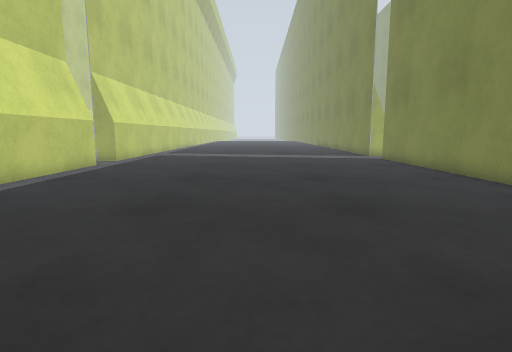
view 1 (above)

22 first-person views from a walk through a robot-simulator world made for Gazebo. The camera is 0.72 m above the floor, tilts 8° down and sees 80° across. The floor is counted in squares, 0.5 m on a side. Each view is taken from the middle of a square. On the plan, view 1 faces up. The plan holds only what a view shows up to about 14 squares ahead; the rest is blank. The place goes on beyond the plan.

view 2
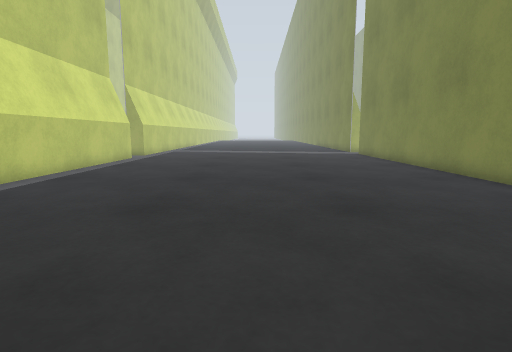

view 3
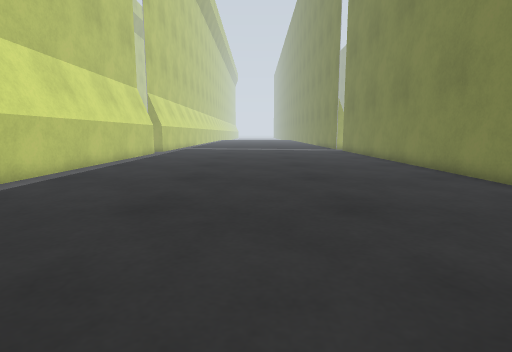

view 4
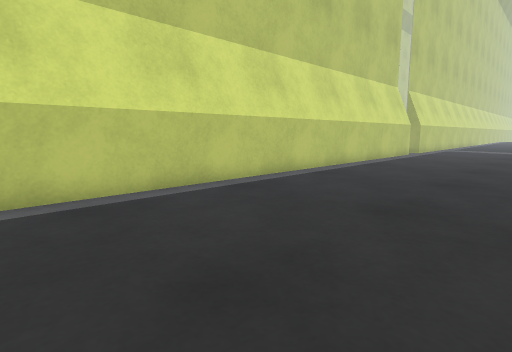

view 5
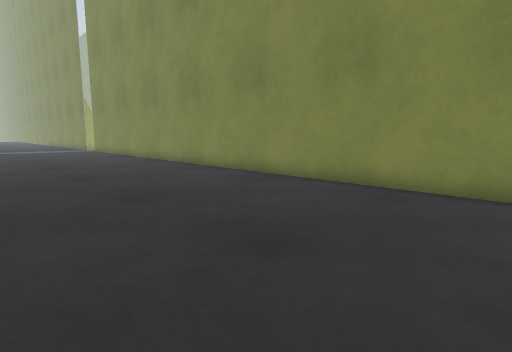

view 6
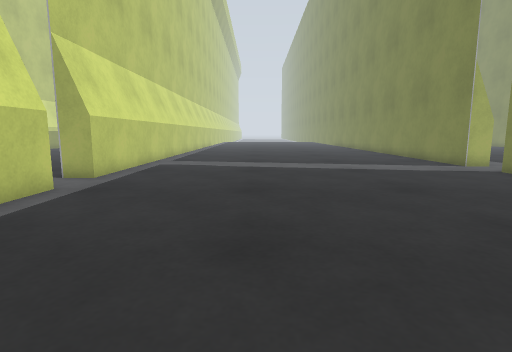

view 7
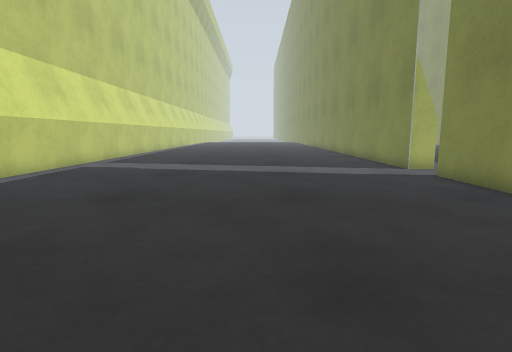

view 8
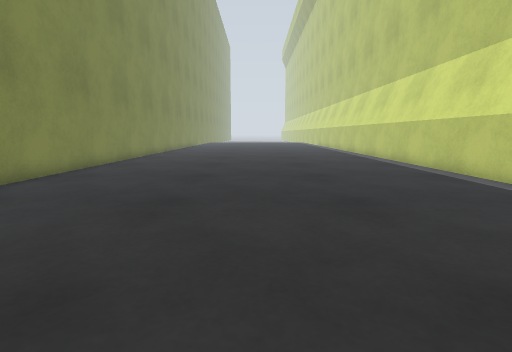

view 9
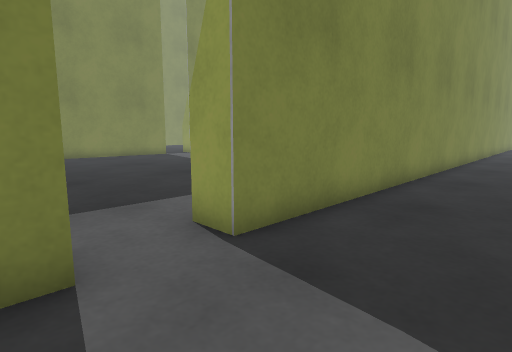

view 10
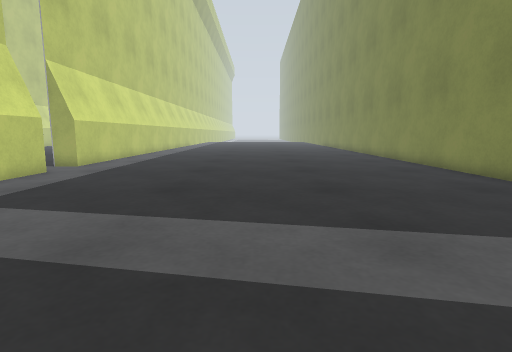

view 11
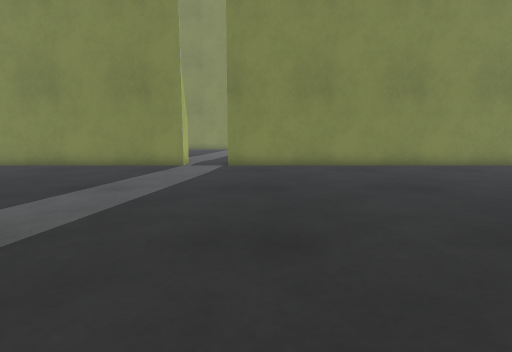

view 12
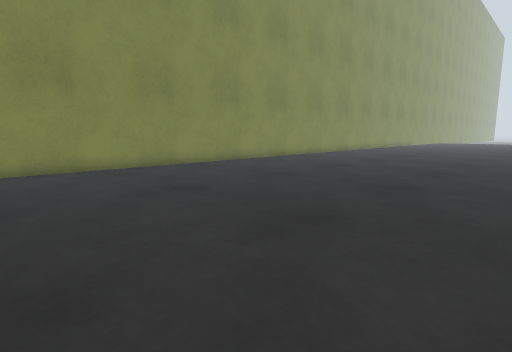

view 13
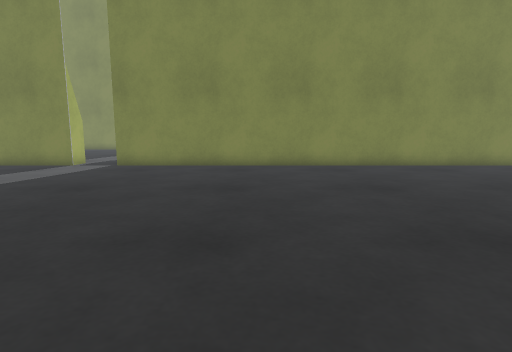

view 14
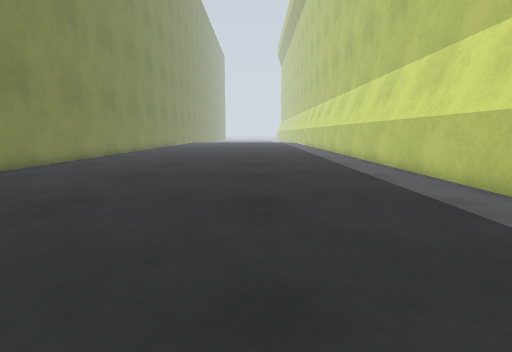

view 15
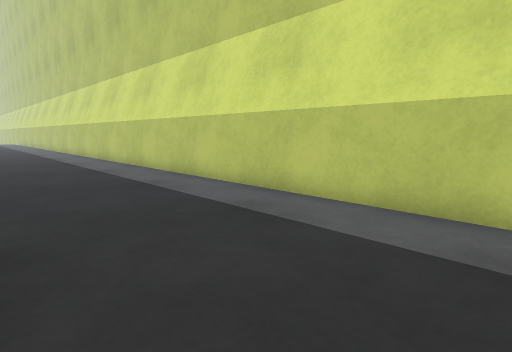

view 16
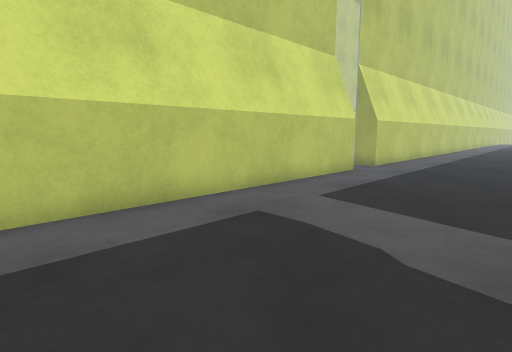

view 17
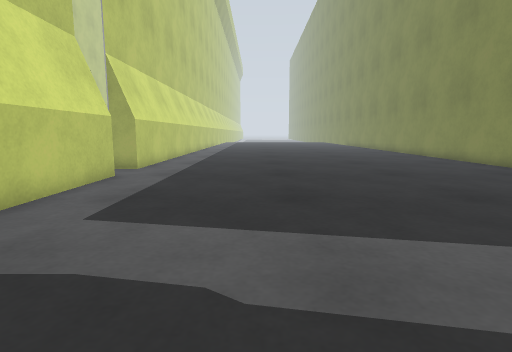

view 18
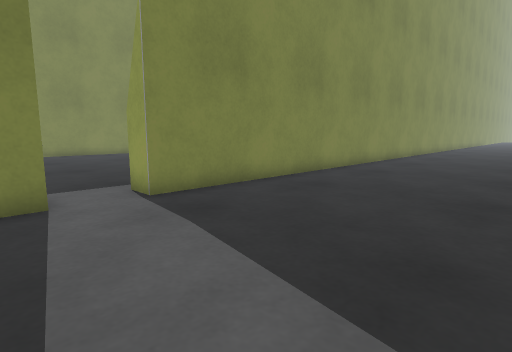

view 19
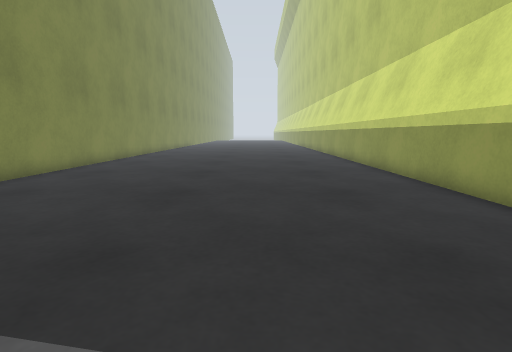

view 20
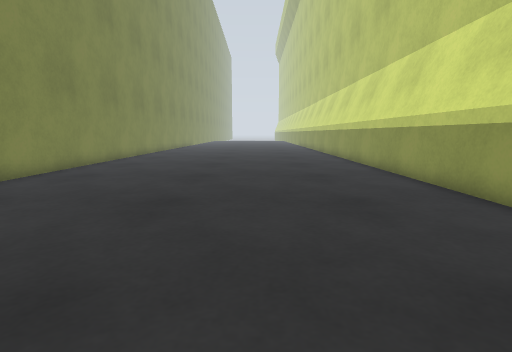

view 21
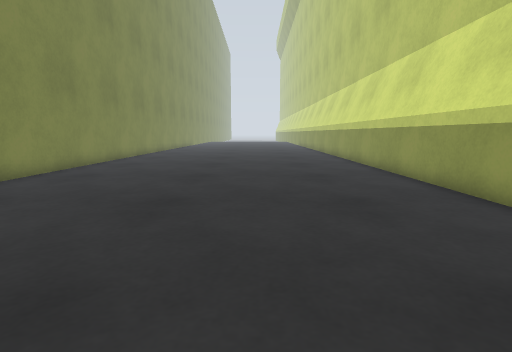

view 22
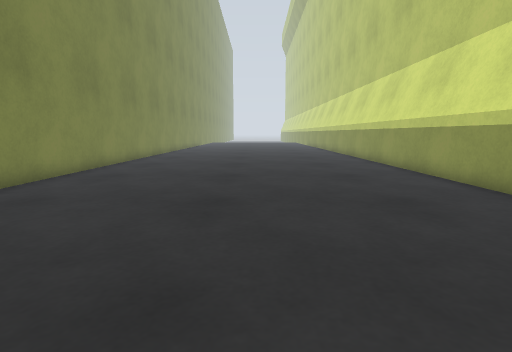

### Floor plan
Points are (right, up) in squares from view 1. A wall is a line through its corners. A room is listed if a view was taken in it or the views show most of it. See-through windows are left out.
Room 1 (views 1, 2, 3, 4, 5, 6, 7, 8, 9)
walls: (-7.2, 13.8) (-7.3, -10.3); (-7.4, 13.8) (-7.5, -10.4); (-7.7, 13.8) (-7.7, -10.4); (-7.8, 13.8) (-7.9, -10.4); (7.6, 19.3) (7.2, 19.3) (7.2, 21.5); (-7.2, 21.2) (-7.2, 15.8); (-7.4, 21.4) (-7.4, 15.8); (-7.7, 21.5) (-7.7, 15.8); (-7.8, 21.5) (-7.8, 15.8); (7.1, -10.4) (7.2, 17.3) (7.6, 17.3)
ways out: opening at (7.5, 18) to room 2; opening at (-7.5, 14.5) to room 3
Room 2 (views 10, 11, 12, 13, 14, 15, 16, 17)
walls: (8, 5.5) (8, -10.3); (7.8, 5.3) (7.7, -10.4); (23.7, 9.2) (23.7, 21.4); (7.5, 5.1) (7.5, -10.4); (8.2, 17.3) (8.2, -10.3); (8, 17.3) (8, 6.6); (7.8, 17.3) (7.8, 6.7); (7.6, 17.3) (7.5, 7.1); (7.6, 20.5) (7.6, 19.3); (8.2, 21.3) (8.2, 19.3); (8, 21.3) (8, 19.3); (7.8, 21.5) (7.8, 19.3); (23.7, -10.6) (23.7, 7.3)
ways out: opening at (7.5, 18) to room 1; opening at (24.5, 8.5)
Room 3 (views 18, 19, 20, 21, 22)
walls: (-21.2, 10.7) (-21.2, -10.4); (-21.4, 10.4) (-21.4, -10.4); (-21, 11.2) (-21.1, -10.3); (-7.8, 15.8) (-8.3, 15.8) (-8.3, 16.6); (-8.4, -10.4) (-8.3, 13.8) (-7.8, 13.8)
ways out: opening at (-7.5, 14.5) to room 1

Where each view was taken, in squares from view 1:
view 1: 0 up, 0 right, facing up
view 2: 4 down, 0 right, facing up
view 3: 8 down, 0 right, facing up
view 4: 8 down, 0 right, facing up-left
view 5: 9 down, 1 left, facing up-right
view 6: 6 up, 2 left, facing up
view 7: 7 up, 1 right, facing up
view 8: 4 up, 0 right, facing down
view 9: 20 up, 4 right, facing down-right
view 10: 6 up, 16 right, facing up
view 11: 6 up, 10 right, facing right
view 12: 6 up, 11 right, facing down-right
view 13: 1 up, 10 right, facing right
view 14: 4 up, 14 right, facing down
view 15: 6 up, 14 right, facing down-left
view 16: 6 up, 14 right, facing up-left
view 17: 7 up, 13 right, facing up
view 18: 17 up, 15 left, facing down-right
view 19: 17 up, 16 left, facing down
view 20: 12 up, 16 left, facing down
view 21: 8 up, 16 left, facing down
view 22: 4 up, 15 left, facing down
